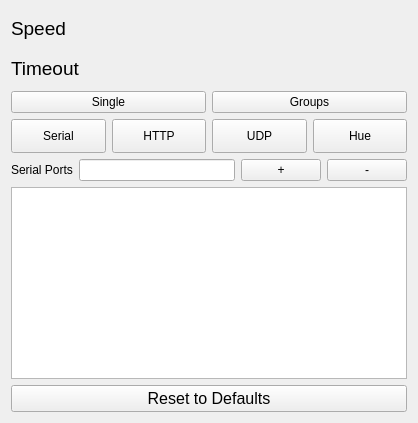
<?xml version="1.0" encoding="UTF-8"?>
<ui version="4.0">
 <class>SettingsPage</class>
 <widget class="QWidget" name="SettingsPage">
  <property name="geometry">
   <rect>
    <x>0</x>
    <y>0</y>
    <width>418</width>
    <height>423</height>
   </rect>
  </property>
  <property name="sizePolicy">
   <sizepolicy hsizetype="Minimum" vsizetype="Minimum">
    <horstretch>0</horstretch>
    <verstretch>0</verstretch>
   </sizepolicy>
  </property>
  <property name="windowTitle">
   <string>Form</string>
  </property>
  <layout class="QGridLayout" name="gridLayout" rowstretch="5,5,3,5,3,20,2">
   <item row="6" column="0" colspan="2">
    <widget class="QPushButton" name="resetButton">
     <property name="sizePolicy">
      <sizepolicy hsizetype="Preferred" vsizetype="Preferred">
       <horstretch>0</horstretch>
       <verstretch>0</verstretch>
      </sizepolicy>
     </property>
     <property name="font">
      <font>
       <pointsize>12</pointsize>
      </font>
     </property>
     <property name="focusPolicy">
      <enum>Qt::NoFocus</enum>
     </property>
     <property name="text">
      <string>Reset to Defaults</string>
     </property>
    </widget>
   </item>
   <item row="1" column="0">
    <widget class="QLabel" name="timeoutLabel">
     <property name="sizePolicy">
      <sizepolicy hsizetype="Preferred" vsizetype="Preferred">
       <horstretch>0</horstretch>
       <verstretch>0</verstretch>
      </sizepolicy>
     </property>
     <property name="font">
      <font>
       <pointsize>14</pointsize>
      </font>
     </property>
     <property name="text">
      <string>Timeout</string>
     </property>
     <property name="alignment">
      <set>Qt::AlignLeading|Qt::AlignLeft|Qt::AlignVCenter</set>
     </property>
    </widget>
   </item>
   <item row="3" column="0" colspan="2">
    <layout class="QHBoxLayout" name="commButtonLayout">
     <property name="topMargin">
      <number>0</number>
     </property>
     <item>
      <widget class="QPushButton" name="serialButton">
       <property name="sizePolicy">
        <sizepolicy hsizetype="Minimum" vsizetype="Expanding">
         <horstretch>0</horstretch>
         <verstretch>0</verstretch>
        </sizepolicy>
       </property>
       <property name="text">
        <string>Serial</string>
       </property>
      </widget>
     </item>
     <item>
      <widget class="QPushButton" name="httpButton">
       <property name="sizePolicy">
        <sizepolicy hsizetype="Minimum" vsizetype="Expanding">
         <horstretch>0</horstretch>
         <verstretch>0</verstretch>
        </sizepolicy>
       </property>
       <property name="text">
        <string>HTTP</string>
       </property>
      </widget>
     </item>
     <item>
      <widget class="QPushButton" name="udpButton">
       <property name="sizePolicy">
        <sizepolicy hsizetype="Minimum" vsizetype="Expanding">
         <horstretch>0</horstretch>
         <verstretch>0</verstretch>
        </sizepolicy>
       </property>
       <property name="text">
        <string>UDP</string>
       </property>
      </widget>
     </item>
     <item>
      <widget class="QPushButton" name="hueButton">
       <property name="sizePolicy">
        <sizepolicy hsizetype="Minimum" vsizetype="Expanding">
         <horstretch>0</horstretch>
         <verstretch>0</verstretch>
        </sizepolicy>
       </property>
       <property name="text">
        <string>Hue</string>
       </property>
      </widget>
     </item>
    </layout>
   </item>
   <item row="0" column="0">
    <widget class="QLabel" name="speedLabel">
     <property name="font">
      <font>
       <pointsize>14</pointsize>
      </font>
     </property>
     <property name="text">
      <string>Speed</string>
     </property>
     <property name="alignment">
      <set>Qt::AlignLeading|Qt::AlignLeft|Qt::AlignVCenter</set>
     </property>
    </widget>
   </item>
   <item row="5" column="0" colspan="2">
    <widget class="QListWidget" name="connectionList">
     <property name="sizePolicy">
      <sizepolicy hsizetype="Minimum" vsizetype="Minimum">
       <horstretch>0</horstretch>
       <verstretch>0</verstretch>
      </sizepolicy>
     </property>
     <property name="font">
      <font>
       <pointsize>14</pointsize>
       <weight>75</weight>
       <bold>true</bold>
      </font>
     </property>
     <property name="focusPolicy">
      <enum>Qt::WheelFocus</enum>
     </property>
    </widget>
   </item>
   <item row="0" column="1">
    <widget class="LightsSlider" name="speedSlider" native="true">
     <property name="sizePolicy">
      <sizepolicy hsizetype="Expanding" vsizetype="Expanding">
       <horstretch>0</horstretch>
       <verstretch>0</verstretch>
      </sizepolicy>
     </property>
    </widget>
   </item>
   <item row="1" column="1">
    <widget class="LightsSlider" name="timeoutSlider" native="true">
     <property name="sizePolicy">
      <sizepolicy hsizetype="Expanding" vsizetype="Expanding">
       <horstretch>0</horstretch>
       <verstretch>0</verstretch>
      </sizepolicy>
     </property>
    </widget>
   </item>
   <item row="4" column="0" colspan="2">
    <layout class="QHBoxLayout" name="tableInputLayout" stretch="0,12,2,2">
     <item>
      <widget class="QLabel" name="connectionListLabel">
       <property name="text">
        <string>Serial Ports</string>
       </property>
      </widget>
     </item>
     <item>
      <widget class="QLineEdit" name="lineEdit">
       <property name="sizePolicy">
        <sizepolicy hsizetype="Expanding" vsizetype="Expanding">
         <horstretch>0</horstretch>
         <verstretch>0</verstretch>
        </sizepolicy>
       </property>
      </widget>
     </item>
     <item>
      <widget class="QPushButton" name="plusButton">
       <property name="sizePolicy">
        <sizepolicy hsizetype="Minimum" vsizetype="Expanding">
         <horstretch>0</horstretch>
         <verstretch>0</verstretch>
        </sizepolicy>
       </property>
       <property name="text">
        <string>+</string>
       </property>
      </widget>
     </item>
     <item>
      <widget class="QPushButton" name="minusButton">
       <property name="sizePolicy">
        <sizepolicy hsizetype="Minimum" vsizetype="Expanding">
         <horstretch>0</horstretch>
         <verstretch>0</verstretch>
        </sizepolicy>
       </property>
       <property name="text">
        <string>-</string>
       </property>
      </widget>
     </item>
    </layout>
   </item>
   <item row="2" column="0" colspan="2">
    <layout class="QHBoxLayout" name="horizontalLayout">
     <item>
      <widget class="QPushButton" name="singleModeButton">
       <property name="text">
        <string>Single</string>
       </property>
      </widget>
     </item>
     <item>
      <widget class="QPushButton" name="multiModeButton">
       <property name="text">
        <string>Groups</string>
       </property>
      </widget>
     </item>
    </layout>
   </item>
  </layout>
 </widget>
 <customwidgets>
  <customwidget>
   <class>LightsSlider</class>
   <extends>QWidget</extends>
   <header>lightsslider.h</header>
   <container>1</container>
  </customwidget>
 </customwidgets>
 <resources/>
 <connections/>
</ui>
